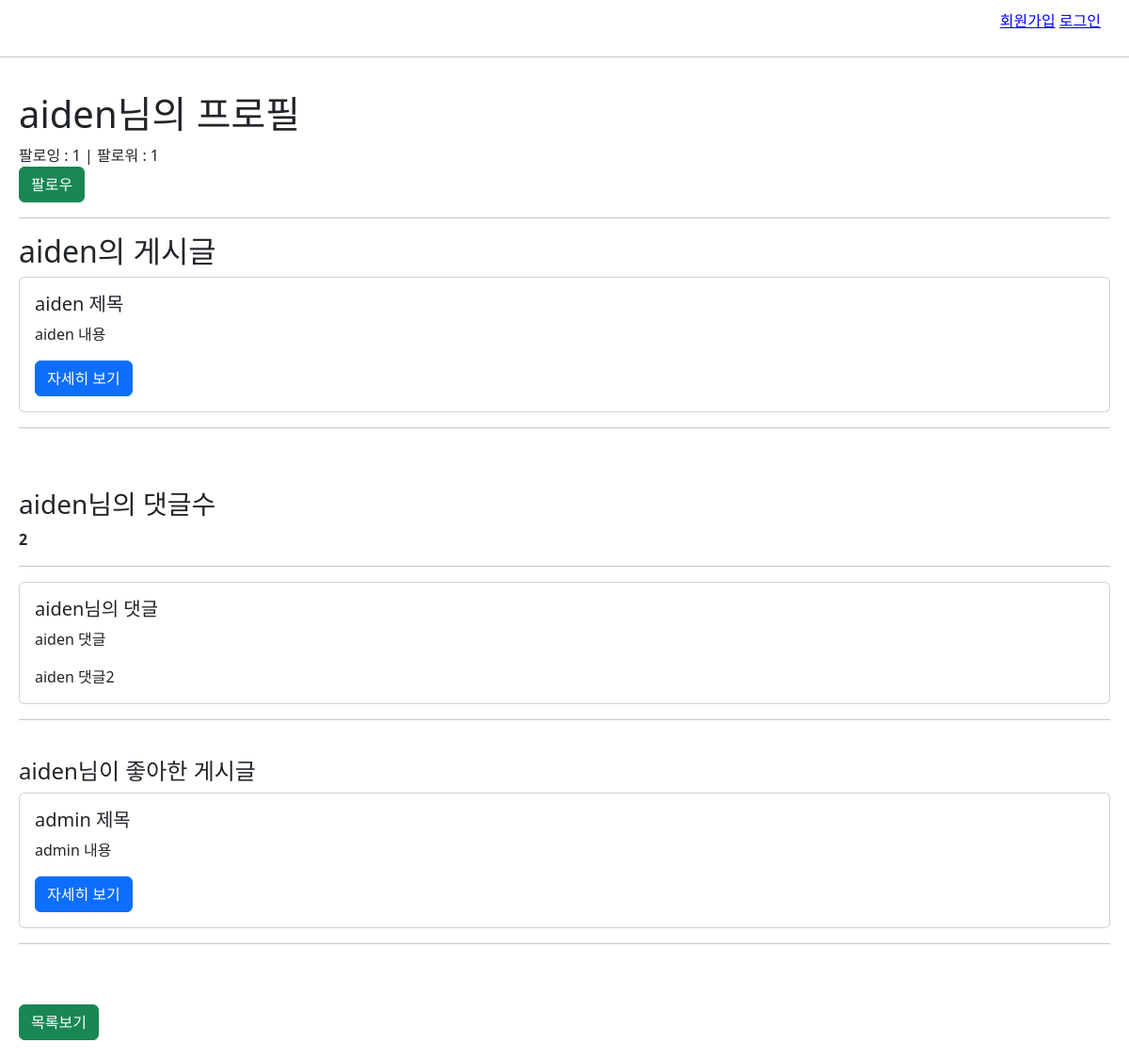
The app's page /accounts/profile/aiden/ with its own data.
### accounts/models.py (models this page shows)
class User(AbstractUser):
    followings = models.ManyToManyField('self', symmetrical=False, related_name='followers')

### articles/models.py (models this page shows, shortened)
class Article(models.Model):
    user = models.ForeignKey(settings.AUTH_USER_MODEL, on_delete=models.CASCADE)
    like_users = models.ManyToManyField(settings.AUTH_USER_MODEL, related_name='like_articles')
    title = models.CharField(max_length=30)
    content = models.TextField()
    image = models.ImageField(blank=True, null=True)
    created_at = models.DateTimeField(auto_now_add=True)
    updated_at = models.DateTimeField(auto_now=True)

class Comment(models.Model):
    user = models.ForeignKey(settings.AUTH_USER_MODEL, on_delete=models.CASCADE)
    article = models.ForeignKey(Article, on_delete=models.CASCADE)
    content = models.CharField(max_length=200)
    created_at = models.DateTimeField(auto_now_add=True)
    updated_at = models.DateTimeField(auto_now=True)

### accounts/views.py (the view)
# urls.py: path('profile/<str:username>/', views.profile, name='profile'),
def profile(request, username):
    User = get_user_model()
    person = get_user_model().objects.get(username=username)
    context = {
        'person' : person
    }
    return render(request, 'accounts/profile.html', context)

### accounts/templates/accounts/profile.html (shortened to what this page needs)
{% extends 'base.html' %}
{% block content %}
  <h1>{{  person.username  }}님의 프로필</h1>
  <div>
    팔로잉 : {{ person.followings.all|length }} | 팔로워 : {{  person.followers.all|length }}
  </div>
  <form action="{% url 'accounts:follow' person.pk %}" method="POST">
    {% if request.user in person.followers.all %}
      <button type="submit" class="btn btn-danger">언팔로우</button>
    {% else %}
      <button type="submit" class="btn btn-success">팔로우</button>
    {% endif %}
  </form>
  <hr>
  <h2>{{  person.username }}의 게시글</h2>
  {% for article in person.article_set.all %}
    <div class='card'>
      <div class='card-body'>
        <h5 class='card-title'>{{ article.title }}</h5>
        <p class='card-text'>{{ article.content }}</p>
        <a href="{% url 'articles:detail' article.pk %}" class="btn btn-primary">자세히 보기</a>
      </div>
    </div>
  {% endfor %}
  <hr><br><br>
  <h3>{{  person.username }}님의 댓글수</h3>
  <p><b>{{  person.comment_set.all|length }}</b></p>
  <hr>
  <div class='card'>
    <div class='card-body'>
      <h5 class='card-title'>{{  person.username }}님의 댓글</h5>
      {% for comment in person.comment_set.all %}
        <p class='card-text'>{{ comment.content }}</p>
      {% endfor %}
    </div>
  </div>
  <hr><br>
  <h4>{{  person.username }}님이 좋아한 게시글</h4>
  {% for article in person.like_articles.all %}
    <div class='card'>
      <div class='card-body'>
        <h5 class='card-title'>{{ article.title }}</h5>
        <p class='card-text'>{{ article.content }}</p>
        <a href="{% url 'articles:detail' article.pk %}" class="btn btn-primary">자세히 보기</a>
      </div>
    </div>
  {% endfor %}
  <hr><br><br>
  <a href="{% url 'articles:index' %}" class='btn btn-success'>목록보기</a>
{% endblock content %}

### static/base.css (style rules this page uses)
a { color: blue; }

### records on screen
User: username "aiden", followings.all|length "1", followers.all|length "1", comment_set.all|length "2"
Article: title "aiden 제목", content "aiden 내용"
Comment: content "aiden 댓글"
Comment: content "aiden 댓글2"
Article: title "admin 제목", content "admin 내용"
